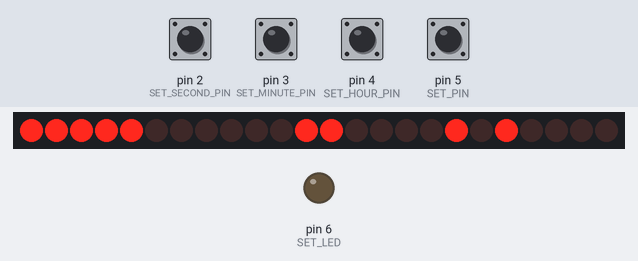
Simulated run of this sketch. Board: Arduino Uno, built with avr-gcc and run on an emulated ATmega328P. Shown: 24 shift-register outputs drawn as a row of LEDs (first output left, lit = HIGH), output pins drawn as LEDs (lit = HIGH). Wiring (inferred from the names in the program): 3 × shift register (74HC595): data pin 10; shift clock pin 13; latch pin 12. Wiring (inferred from the signals the program sends): row of LEDs: on Q0, Q1, Q2, Q3, Q4, Q5, Q6, Q7, Q8, Q9, Q10, Q11, Q12, Q13, Q14, Q15, Q16, Q17, Q18, Q19, Q20, Q21, Q22, Q23. The inputs (shaded band) are chosen by the test bench; at power-on: pin 2 (SET_SECOND_PIN), pin 3 (SET_MINUTE_PIN), pin 4 (SET_HOUR_PIN), pin 5 (SET_PIN) LOW. The local clock reads 2024-03-15 10:24:30 at power-on unless the sketch sets it; pins used as bus, display or sensor lines are not drawn.

Above: at 1.2 s.
1.3 s: pin 5 (SET_PIN) pulled HIGH for 0.15 s
At 2.5 s:
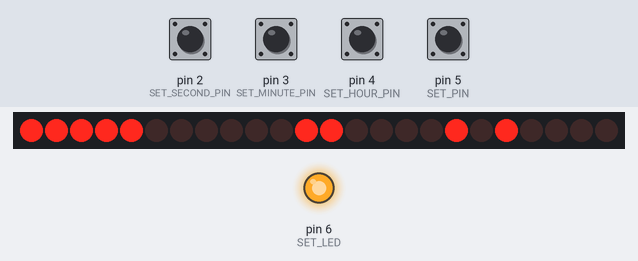
2.9 s: pin 2 (SET_SECOND_PIN) pulled HIGH for 0.15 s
At 3.7 s:
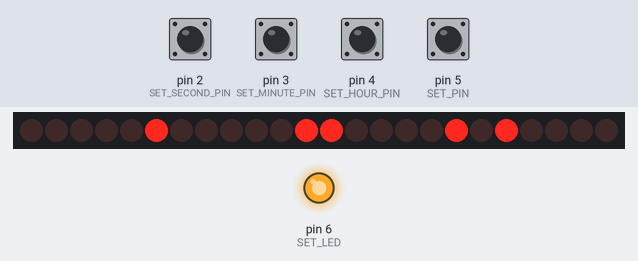
4.5 s: pin 3 (SET_MINUTE_PIN) pulled HIGH for 0.15 s
At 4.9 s:
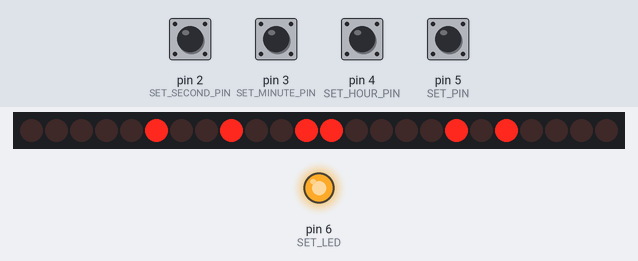
6.1 s: pin 4 (SET_HOUR_PIN) pulled HIGH for 0.15 s
At 7.3 s:
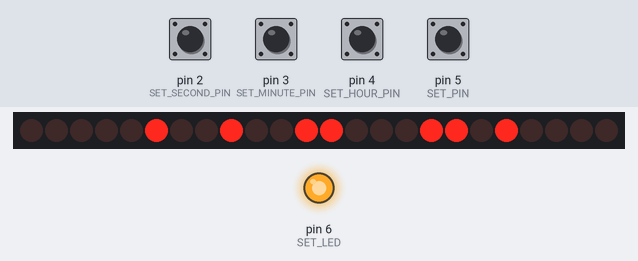
7.7 s: pin 5 (SET_PIN) pulled HIGH for 1 s
At 8.4 s:
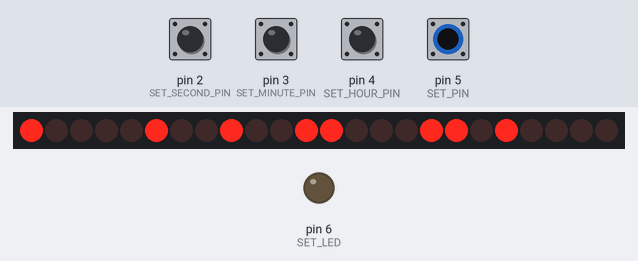
11.7 s: pin 5 (SET_PIN) pulled HIGH for 0.15 s
At 13.2 s:
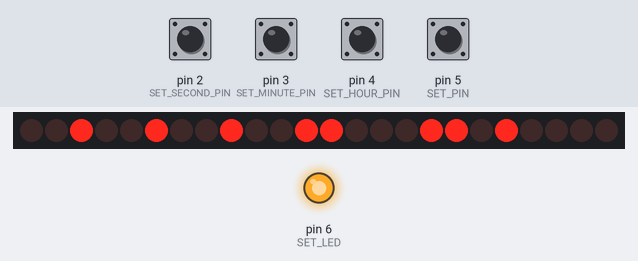
Timing chart, 0 to 14.3 s (numbered marks = the images above; inputs shaded):
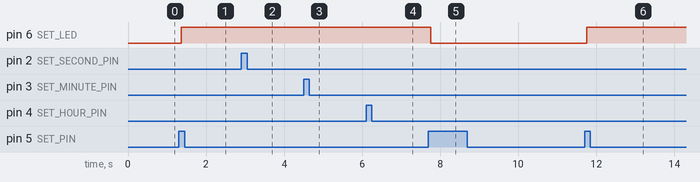

Measured:
- after the input at 1.3 s, pin 6 (SET_LED): LOW → HIGH after 0.06 s
- after the input at 7.7 s, pin 6 (SET_LED): HIGH → LOW after 0.06 s
- after the input at 11.7 s, pin 6 (SET_LED): LOW → HIGH after 0.06 s

The sketch:

binary_clock.ino
```cpp
#include <DS3231.h>
#include <Wire.h>

#define SET_PIN 5         // Button to toggle setMode
#define SET_HOUR_PIN 4    // Button to increase hour
#define SET_MINUTE_PIN 3  // Button to increase minutes
#define SET_SECOND_PIN 2  // Button to increase seconds

#define LATCH_PIN 12  // STCP
#define CLOCK_PIN 13  // SHCP
#define DATA_PIN 10   // DS

#define SET_LED 6 // Led that indicates if we are in set mode

DS3231 rtc;

int debounceDelay = 50;
int setMode = LOW;
int setModeButtonState;
int setHourButtonState;
int setMinuteButtonState;
int setSecondButtonState;
int setModeLastButtonState = LOW;
int setHourLastButtonState = LOW;
int setMinuteLastButtonState = LOW;
int setSecondLastButtonState = LOW;
int hour = 0;
int minute = 0;
int second = 0;

bool h12 = false;
bool pm = false;

unsigned long setModeLastDebounceTime = 0;
unsigned long setHourLastDebounceTime = 0;
unsigned long setMinuteLastDebounceTime = 0;
unsigned long setSecondLastDebounceTime = 0;

void showNumber(int h, int m, int s) {
  digitalWrite(LATCH_PIN, LOW);
  shiftOut(DATA_PIN, CLOCK_PIN, MSBFIRST, h);
  shiftOut(DATA_PIN, CLOCK_PIN, MSBFIRST, m);
  shiftOut(DATA_PIN, CLOCK_PIN, MSBFIRST, s);
  digitalWrite(LATCH_PIN, HIGH);
}

void setup() {
  Wire.begin();
  rtc.setClockMode(false);
  pinMode(LATCH_PIN, OUTPUT);
  pinMode(CLOCK_PIN, OUTPUT);
  pinMode(DATA_PIN, OUTPUT);
  pinMode(SET_LED, OUTPUT);
  pinMode(SET_PIN, INPUT);
  pinMode(SET_HOUR_PIN, INPUT);
  pinMode(SET_MINUTE_PIN, INPUT);
  pinMode(SET_SECOND_PIN, INPUT);
}

void loop() {
  int setModeReading = digitalRead(SET_PIN);
  if (setModeReading != setModeLastButtonState) {
    setModeLastDebounceTime = millis();
  }
  int setHourReading = digitalRead(SET_HOUR_PIN);
  if (setHourReading != setHourLastButtonState) {
    setHourLastDebounceTime = millis();
  }
  int setMinuteReading = digitalRead(SET_MINUTE_PIN);
  if (setMinuteReading != setMinuteLastButtonState) {
    setMinuteLastDebounceTime = millis();
  }
  int setSecondReading = digitalRead(SET_SECOND_PIN);
  if (setSecondReading != setSecondLastButtonState) {
    setSecondLastDebounceTime = millis();
  }
  if ((millis() - setModeLastDebounceTime) > debounceDelay) {
    if (setModeReading != setModeButtonState) {
      setModeButtonState = setModeReading;
      if (setModeButtonState == HIGH) {
        if (setMode) {
          // Esco dalla modalità set, vado a scrivere sul DS3231 l'ora impostata manualmente
          rtc.setHour(hour);
          rtc.setMinute(minute);
          rtc.setSecond(second);
        } else {
          // Entro in modalità set
          hour = rtc.getHour(h12, pm);
          minute = rtc.getMinute();
          second = rtc.getSecond();
        }
        setMode = !setMode;
      }
    }
  }
  if ((millis() - setHourLastDebounceTime) > debounceDelay) {
    if (setHourReading != setHourButtonState) {
      setHourButtonState = setHourReading;
      if (setHourReading == HIGH && setMode) {
        if (hour == 23) {
          hour = 0;
        } else {
          hour++;
        }
      }
    }
  }
  if ((millis() - setMinuteLastDebounceTime) > debounceDelay) {
    if (setMinuteReading != setMinuteButtonState) {
      setMinuteButtonState = setMinuteReading;
      if (setMinuteReading == HIGH && setMode) {
        if (minute == 59) {
          minute = 0;
        } else {
          minute++;
        }
      }
    }
  }
  if ((millis() - setSecondLastDebounceTime) > debounceDelay) {
    if (setSecondReading != setSecondButtonState) {
      setSecondButtonState = setSecondReading;
      if (setSecondReading == HIGH && setMode) {
        if (second == 59) {
          second = 0;
        } else {
          second++;
        }
      }
    }
  }

  if (!setMode) {
    showNumber(rtc.getHour(h12, pm), rtc.getMinute(), rtc.getSecond());
  } else {
    showNumber(hour, minute, second);
  }

  // Led per avere evidenza dello stato di set
  digitalWrite(SET_LED, setMode);

  setModeLastButtonState = setModeReading;
  setHourLastButtonState = setHourReading;
  setMinuteLastButtonState = setMinuteReading;
  setSecondLastButtonState = setSecondReading;
}
```
